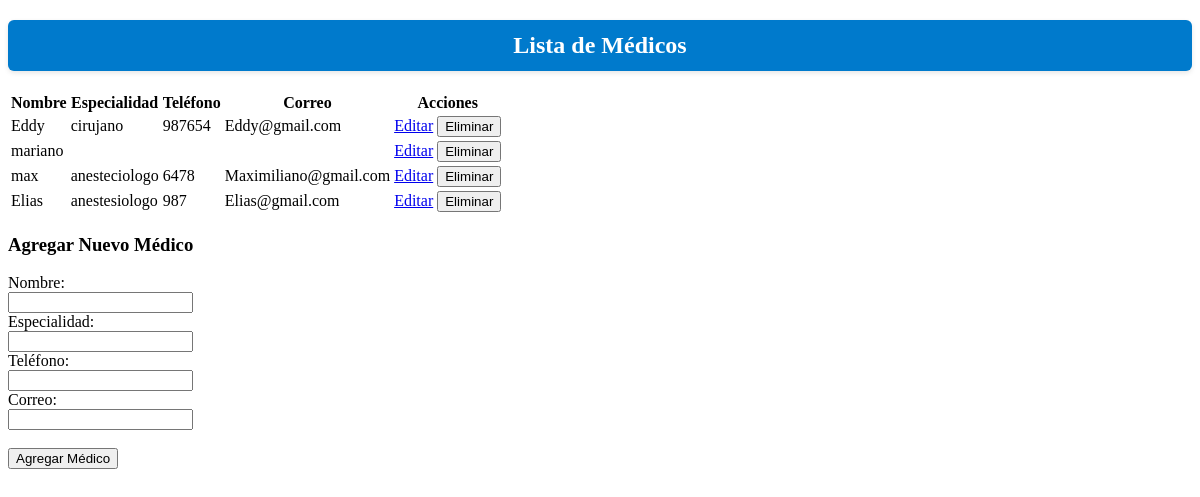
The page /medicos on the database as committed earlier.
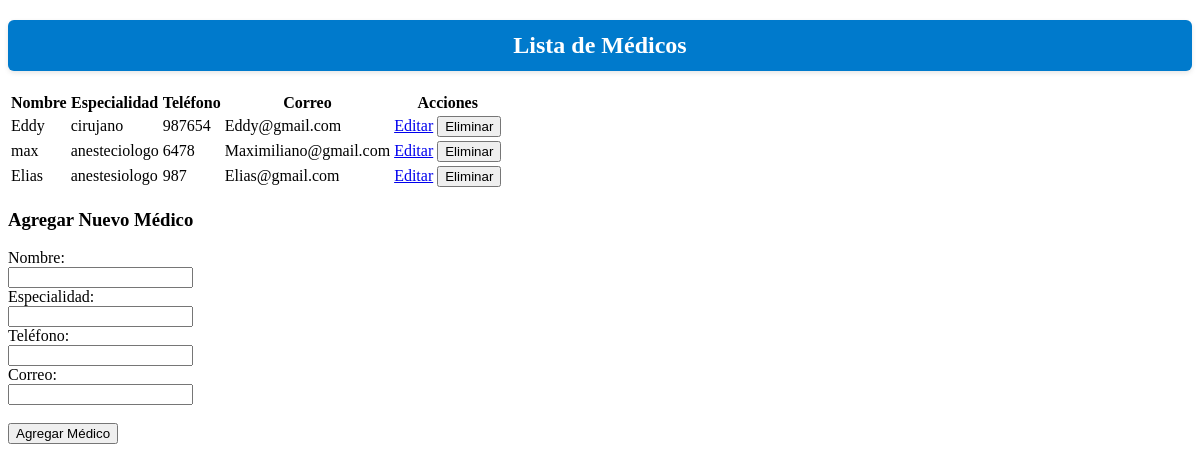
The same page on the database as committed later.
### models/medico.py (models this page shows)
class Medico(db.Model):
    id_medico = db.Column(db.Integer, primary_key=True)
    nombre = db.Column(db.String(100), nullable=False)
    especialidad = db.Column(db.String(100), nullable=False)
    telefono = db.Column(db.String(20))
    correo = db.Column(db.String(100), unique=True)
    consultas = db.relationship('Consulta', backref='medico', lazy=True)

### controllers/medico_controller.py (the view)
@medico_bp.route('/medicos')
def listar_medicos():
    medicos = Medico.query.all()
    return render_template('medicos.html', medicos=medicos)

### templates/medicos.html
{% extends "base.html" %}
{% block content %}
<h2>Lista de Médicos</h2>
<table>
    <tr>
        <th>Nombre</th>
        <th>Especialidad</th>
        <th>Teléfono</th>
        <th>Correo</th>
        <th>Acciones</th>
    </tr>
    {% for m in medicos %}
    <tr>
        <td>{{ m.nombre }}</td>
        <td>{{ m.especialidad }}</td>
        <td>{{ m.telefono }}</td>
        <td>{{ m.correo }}</td>
        <td>
            <a href="{{ url_for('medico.editar_medico', id=m.id_medico) }}">Editar</a>
            <form action="{{ url_for('medico.eliminar_medico', id=m.id_medico) }}" method="post" style="display:inline;">
                <button type="submit">Eliminar</button>
            </form>
        </td>
    </tr>
    {% endfor %}
</table>
<h3>Agregar Nuevo Médico</h3>
<form method="POST" action="/medico/nuevo">
    <label>Nombre:</label><br>
    <input type="text" name="nombre"><br>
    <label>Especialidad:</label><br>
    <input type="text" name="especialidad"><br>
    <label>Teléfono:</label><br>
    <input type="text" name="telefono"><br>
    <label>Correo:</label><br>
    <input type="email" name="correo"><br><br>
    <button type="submit">Agregar Médico</button>
</form>
{% endblock %}

### templates/base.html (shortened to what this page needs)
<!DOCTYPE html>
<html lang="es">
<head>
    <link rel="stylesheet" href="{{ url_for('static', filename='style.css') }}">
</head>
<body>
    {% block content %}{% endblock %}
</body>
</html>

### static/style.css (style rules this page uses)
h2 { background-color: #007acc; color: white; padding: 12px; border-radius: 6px; text-align: center; box-shadow: 0 2px 5px rgba(0,0,0,0.1); }

Rows that differ between the two databases and show on the page:
removed Medico: nombre "mariano"
